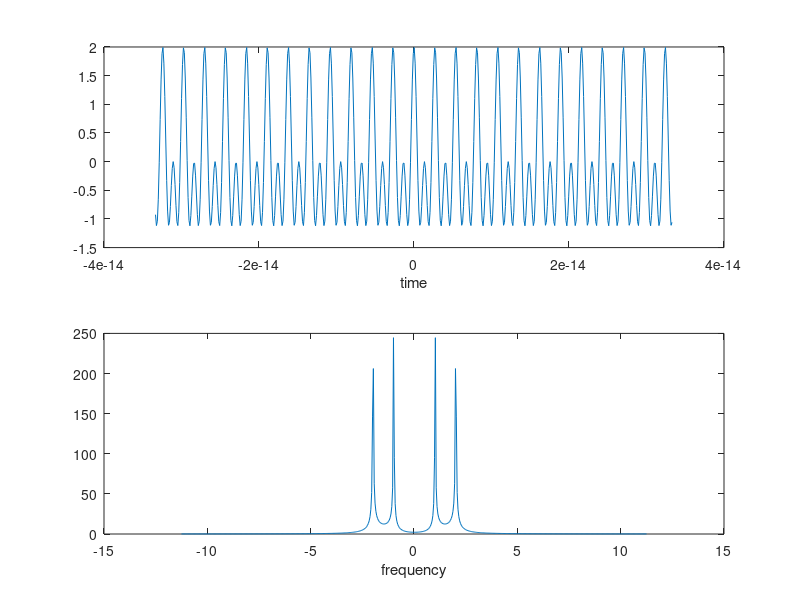
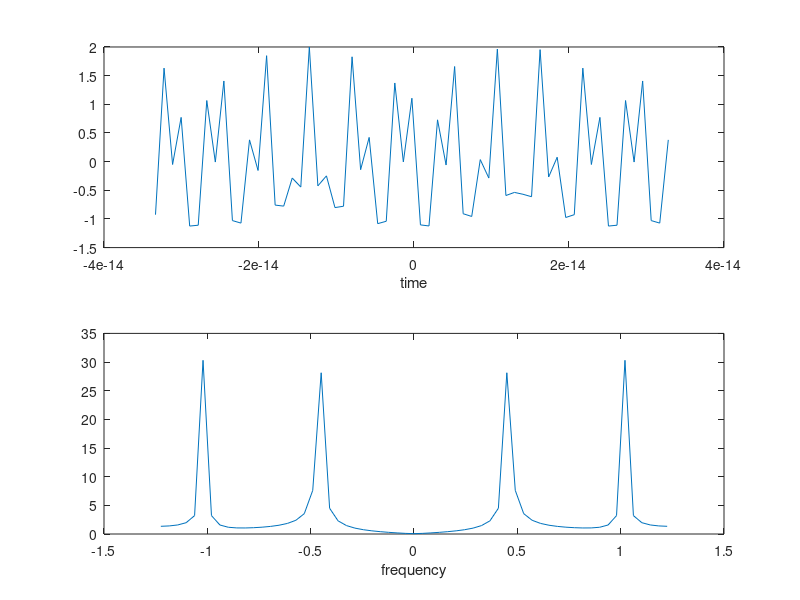

These figures' MATLAB source, in order:

%% from Andrei's original time series to undersampling
% length units in microns, time in s
c = 2.998E14; 
l = 0.810; 
f = c/l; 
w = 2*pi*f; 

t1 = (-5:0.018:5)*2 ./ c; 
figure; hold on; 
subplot(2,1,1)
plot(t1, cos(w*t1) + cos(w*t1*2)); 
xlabel('time'); 

dt_1 = 2*0.018/c; 
fs_1 = 1/dt_1; 
subplot(2,1,2)
df_1 = 1/(t1(end)-t1(1)); 
f1 = (-(numel(t1)-1)/2:1:(numel(t1)-1)/2)*df_1*l/c; 
plot(f1, abs(fftshift(fft(cos(w*t1) + cos(w*t1*2))))); 
xlabel('frequency'); 

fs_2 = 2.45*f; 
dt_2 = 1/(fs_2); 
t2 = (-10/c:dt_2:10/c); 
figure; hold on; 
subplot(2,1,1)
plot(t2, cos(w*t2) + cos(w*t2*2)); 
xlabel('time'); 
subplot(2,1,2)
df_2 = 1/(t2(end)-t2(1)); 
f2 = (-(numel(t2)-1)/2:1:(numel(t2)-1)/2)*df_2*l/c; 
plot(f2, abs(fftshift(fft(cos(w*t2) + cos(w*t2*2))))); 
xlabel('frequency'); 





